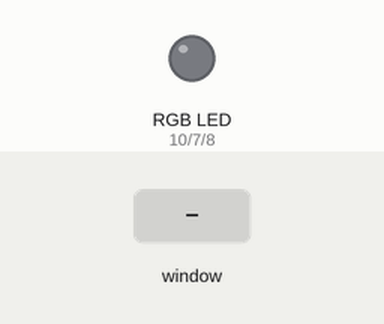
A program run on a simulated Raspberry Pi (header pin numbers). Parts: an RGB LED mixed from three pins (HIGH = lit). The inputs (shaded band) are chosen by the test bench. The desktop window is not drawn, its controls go by their first labels and the mouse button is held 0.15 s.

Above: at 1.2 s.
1.3 s: control labelled "Red LED" in the window clicked
At 1.7 s:
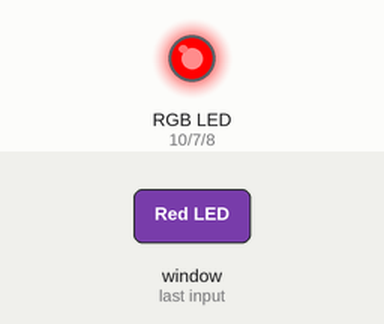
2.8 s: control labelled "Blue LED" in the window clicked
At 4.0 s:
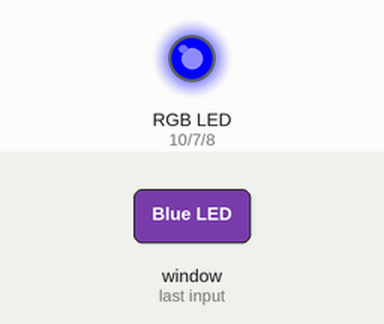
4.3 s: control labelled "Green LED" in the window clicked
At 5.2 s:
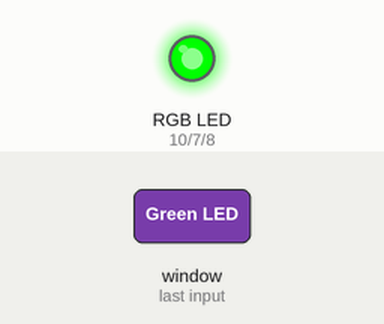
Timing chart, 0 to 7.3 s (numbered marks = the images above; inputs shaded):
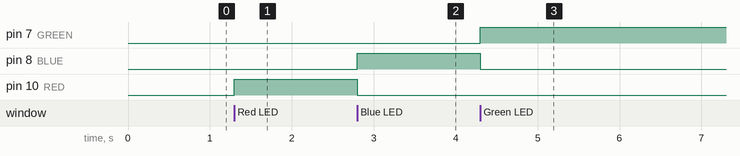

Measured:
- after the input at 1.3 s, pin 10 (RED): LOW → HIGH at once
- after the input at 2.8 s, pin 8 (BLUE): LOW → HIGH at once; pin 10 (RED): HIGH → LOW at once
- after the input at 4.3 s, pin 7 (GREEN): LOW → HIGH at once; pin 8 (BLUE): HIGH → LOW at once

The program:

main.py
```python
import tkinter
import RPi.GPIO as GPIO

GREEN = 7
BLUE = 8
RED = 10
ledGroup = 0
GPIO.setmode(GPIO.BOARD)
GPIO.setup(GREEN, GPIO.OUT)
GPIO.setup(BLUE, GPIO.OUT)
GPIO.setup(RED, GPIO.OUT)


def redToggle():
    GPIO.output(BLUE, GPIO.LOW)
    GPIO.output(GREEN, GPIO.LOW)
    GPIO.output(RED, GPIO.HIGH)


def blueToggle():
    GPIO.output(BLUE, GPIO.HIGH)
    GPIO.output(GREEN, GPIO.LOW)
    GPIO.output(RED, GPIO.LOW)


def greenToggle():
    GPIO.output(BLUE, GPIO.LOW)
    GPIO.output(GREEN, GPIO.HIGH)
    GPIO.output(RED, GPIO.LOW)


window = tkinter.Tk()
window.title("RGB LED Switch")

redRadioButton = tkinter.Radiobutton(window, text="Red LED", command=redToggle, height=1, width=20, variable=ledGroup, value=RED)
blueRadioButton = tkinter.Radiobutton(window, text="Blue LED", command=blueToggle, height=1, width=20, variable=ledGroup, value=BLUE)
greenRadioButton = tkinter.Radiobutton(window, text="Green LED", command=greenToggle, height=1, width=20, variable=ledGroup, value=GREEN)

redRadioButton.grid(row=0, column=1)
blueRadioButton.grid(row=1, column=1)
greenRadioButton.grid(row=2, column=1)

window.protocol("WM_DELETE_WINDOW")

window.mainloop()
```
